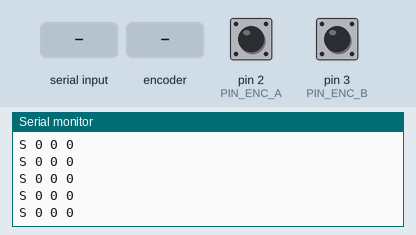
Simulated run of this sketch. Board: Arduino Uno, built with avr-gcc and run on an emulated ATmega328P. Parts: the last lines printed to the serial monitor. The inputs (shaded band) are chosen by the test bench; at power-on: pin 2 (PIN_ENC_A) HIGH, pin 3 (PIN_ENC_B) HIGH.

Above: at 1.2 s.
1.3 s: "D" received over Serial
At 1.31 s:
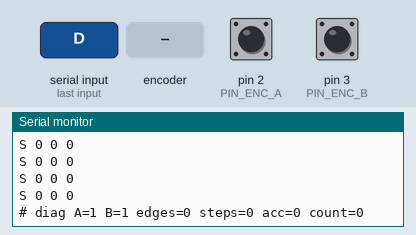
2.8 s: rotary encoder on pin 2 (PIN_ENC_A) / pin 3 (PIN_ENC_B) turned 1 step (first pin leading)
At 3.03 s:
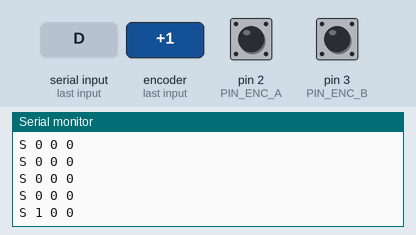
4.5 s: rotary encoder on pin 2 (PIN_ENC_A) / pin 3 (PIN_ENC_B) turned 1 step (first pin leading)
At 4.73 s:
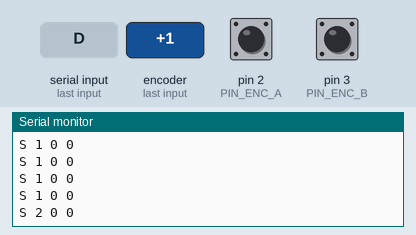
Timing chart, 0 to 7.5 s (numbered marks = the images above; inputs shaded):
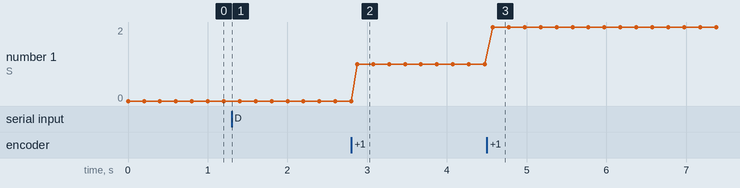

Measured:
- after the input at 1.3 s, the serial monitor: prints a new line at once (image 1)
- after the input at 2.8 s, the serial monitor: prints a new line after 0.08 s (image 2)
- after the input at 4.5 s, the serial monitor: prints a new line after 0.08 s (image 3)
- plotted number 1: 1 → 2 after the input at 4.5 s

The sketch:

pendant.ino
```cpp
/*
 * pendant.ino -- pendant CNC USB natif pour LinuxCNC (Ma_CNC)
 *
 * Cartes supportees telles quelles :
 *   - Arduino UNO R4 Minima (RA4M1)   <- recommandee
 *   - Arduino Pro Micro / Leonardo (ATmega32U4)
 * Les deux ont l'USB natif (CDC). Aucune puce FTDI/CH340, aucun OTG requis.
 *
 * ETAT : encodeur (MPG) implemente et fonctionnel.
 *        Boutons + potentiometre : trame et scrutation deja en place,
 *        desactives par ENABLE_BUTTONS / ENABLE_POT (voir README.md).
 *
 * PROTOCOLE (ASCII, une trame par ligne, 115200 bauds -- ignore en USB natif) :
 *   Arduino -> hote :
 *     "# pendant v1 ..."        banniere au demarrage / sur commande 'V'
 *     "S <count> <btn> <pot>"   etat : count = int32 signe (crans encodeur,
 *                               absolu depuis le boot), btn = masque hex des
 *                               boutons, pot = 0..1023
 *   hote -> Arduino :
 *     '?'  renvoie immediatement une trame S
 *     'Z'  remet le compteur d'encodeur a zero
 *     'V'  renvoie la banniere
 *     'D'  diagnostic de cablage : niveaux bruts A/B et compteur de fronts
 *
 * L'hote (pendant-hal.py) travaille en DELTA sur count : une remise a zero ou
 * un reboot de la carte ne provoque donc jamais de saut de jog.
 */

/* ------------------------------------------------------------------ */
/* Configuration                                                       */
/* ------------------------------------------------------------------ */

/* Encodeur : A et B doivent rester sur D2/D3, seuls pins a interruption
 * communs au Pro Micro et a l'UNO R4 Minima.
 * Les 4 fils du MPG : + = 5V, - = GND, A = D2, B = D3.
 * Si le MPG est a collecteur ouvert, INPUT_PULLUP suffit (deja fait). */
static const uint8_t PIN_ENC_A = 2;
static const uint8_t PIN_ENC_B = 3;

/* Decodage x4 en interne, divise par ENC_DIV pour sortir 1 count par cran.
 * MPG mecanique classique (100 impulsions/tour, 100 crans/tour) -> 4.
 * Si la roue "compte double" ou "compte moitie", ajuster ici (1, 2 ou 4). */
static const int8_t ENC_DIV = 4;

/* Inverser le sens de rotation sans recabler */
static const bool ENC_INVERT = false;

#define ENABLE_BUTTONS 0   /* voir README.md, section "Suite" */
#define ENABLE_POT     0

static const uint16_t FRAME_MIN_INTERVAL_MS = 5;    /* anti-flood */
static const uint16_t HEARTBEAT_MS          = 200;  /* alimente le watchdog HAL */
static const uint16_t DEBOUNCE_MS           = 20;
static const uint16_t POT_DEADBAND          = 6;    /* en LSB, anti-tremblement */

/* ------------------------------------------------------------------ */
/* Encodeur : machine d'etat quadrature x4, pilotee par interruption   */
/* ------------------------------------------------------------------ */

/* Table indexee par (etat_precedent << 2) | etat_courant.
 * 0 = pas de mouvement ou transition invalide (rebond / pas perdu). */
static const int8_t QUAD_TABLE[16] = {
   0, -1, +1,  0,
  +1,  0,  0, -1,
  -1,  0,  0, +1,
   0, +1, -1,  0
};

static volatile int32_t  encCount = 0;  /* en crans, apres division */
static volatile int8_t   encAcc   = 0;  /* reste de la division x4 */
static volatile uint8_t  encPrev  = 0;
static volatile uint32_t encEdges = 0;  /* fronts vus par l'ISR (diagnostic) */
static volatile uint32_t encSteps = 0;  /* transitions valides (diagnostic) */

static inline uint8_t encReadState()
{
  return (uint8_t)((digitalRead(PIN_ENC_A) << 1) | digitalRead(PIN_ENC_B));
}

static void encISR()
{
  uint8_t cur  = encReadState();
  int8_t  step = QUAD_TABLE[(encPrev << 2) | cur];
  encPrev = cur;
  encEdges++;

  if (step == 0) return;
  encSteps++;
  if (ENC_INVERT) step = -step;

  /* Accumulation avec report : symetrique dans les deux sens, pas de
   * jitter autour de zero contrairement a une division entiere. */
  encAcc += step;
  if (encAcc >= ENC_DIV) {
    encAcc -= ENC_DIV;
    encCount++;
  } else if (encAcc <= -ENC_DIV) {
    encAcc += ENC_DIV;
    encCount--;
  }
}

static int32_t encGet()
{
  noInterrupts();
  int32_t v = encCount;
  interrupts();
  return v;
}

static void encZero()
{
  noInterrupts();
  encCount = 0;
  encAcc   = 0;
  interrupts();
}

/* ------------------------------------------------------------------ */
/* Boutons et potentiometre (scaffolding -- voir README.md)            */
/* ------------------------------------------------------------------ */

#if ENABLE_BUTTONS
/* Chaque entree est active a l'etat bas : contact entre la broche et GND,
 * pull-up INTERNE (INPUT_PULLUP), aucune resistance externe.
 *
 * ATTENTION RA4M1 (UNO R4) : il n'existe AUCUN pull-down interne, et
 * INPUT_PULLDOWN est accepte silencieusement en laissant l'entree flottante
 * (cf. core digital.cpp). Ne jamais cabler un bouton vers +5V ici.
 *
 * D4..D12 sont libres sur la R4 WiFi. Eviter D13 (LED_BUILTIN) et A4/A5
 * (SDA/SCL, pull-ups externes sur la carte).
 *
 * L'ordre des bits est le contrat avec pendant-hal.py : ne pas le changer
 * d'un seul cote. */
struct ButtonDef { uint8_t pin; uint8_t bit; };

static const ButtonDef BUTTONS[] = {
  /* selecteur d'axe : X et Z ont chacun une sortie, Y = aucune des deux */
  {  4, 0 },   /* sel-x     */
  {  5, 1 },   /* sel-z     */
  /* inverseurs 2 sorties : chaque position ferme un contact distinct */
  {  6, 2 },   /* sw1-on    */
  {  7, 3 },   /* sw1-off   */
  {  8, 4 },   /* sw2-on    */
  {  9, 5 },   /* sw2-off   */
  /* poussoirs simples */
  { 10, 6 },   /* btn-0     */
  { 11, 7 },   /* btn-1     */
  { 12, 8 },   /* btn-2     */
};
static const uint8_t NUM_BUTTONS = sizeof(BUTTONS) / sizeof(BUTTONS[0]);

static uint16_t btnMask = 0;
static uint8_t  btnRaw[NUM_BUTTONS];
static uint32_t btnLastChange[NUM_BUTTONS];

static void buttonsScan(uint32_t now)
{
  for (uint8_t i = 0; i < NUM_BUTTONS; i++) {
    uint8_t level = !digitalRead(BUTTONS[i].pin);   /* actif bas -> 1 = appuye */
    if (level != btnRaw[i]) {
      btnRaw[i] = level;
      btnLastChange[i] = now;
    } else if ((now - btnLastChange[i]) >= DEBOUNCE_MS) {
      if (level) btnMask |=  ((uint16_t)1 << BUTTONS[i].bit);
      else       btnMask &= ~((uint16_t)1 << BUTTONS[i].bit);
    }
  }
}
#else
static uint16_t btnMask = 0;
static void buttonsScan(uint32_t) {}
#endif

#if ENABLE_POT
static const uint8_t PIN_POT = A0;
static uint16_t potValue = 0;

static void potScan()
{
  uint16_t raw = analogRead(PIN_POT);          /* 0..1023 sur les deux cartes */
  int16_t  d   = (int16_t)raw - (int16_t)potValue;
  if (d < 0) d = -d;
  if (d >= POT_DEADBAND) potValue = raw;
}
#else
static uint16_t potValue = 0;
static void potScan() {}
#endif

/* ------------------------------------------------------------------ */
/* Trame                                                               */
/* ------------------------------------------------------------------ */

static int32_t  lastSentCount = 0;
static uint16_t lastSentBtn   = 0;
static uint16_t lastSentPot   = 0;
static uint32_t lastSentMs    = 0;

static void sendState(int32_t count)
{
  Serial.print('S');
  Serial.print(' '); Serial.print(count);
  Serial.print(' '); Serial.print(btnMask, HEX);
  Serial.print(' '); Serial.println(potValue);

  lastSentCount = count;
  lastSentBtn   = btnMask;
  lastSentPot   = potValue;
  lastSentMs    = millis();
}

/* Diagnostic de cablage. Lecture :
 *   A/B figes et edges=0 en tournant  -> fil coupe, mauvaise broche, ou pas
 *                                        de masse commune entre MPG et carte
 *   edges monte mais steps reste bas  -> une seule voie arrive (A ou B morte)
 *   steps monte mais count ne bouge   -> ENC_DIV trop grand
 *   A=1 B=1 en permanence             -> entrees flottantes (MPG non alimente) */
static void sendDiag()
{
  noInterrupts();
  uint32_t e = encEdges, s = encSteps;
  int32_t  c = encCount;
  int8_t   a = encAcc;
  interrupts();

  Serial.print(F("# diag A="));  Serial.print(digitalRead(PIN_ENC_A));
  Serial.print(F(" B="));        Serial.print(digitalRead(PIN_ENC_B));
  Serial.print(F(" edges="));    Serial.print(e);
  Serial.print(F(" steps="));    Serial.print(s);
  Serial.print(F(" acc="));      Serial.print(a);
  Serial.print(F(" count="));    Serial.println(c);
}

static void sendBanner()
{
  Serial.print(F("# pendant v1 div="));
  Serial.print(ENC_DIV);
  Serial.print(F(" buttons="));
  Serial.print(ENABLE_BUTTONS);
  Serial.print(F(" pot="));
  Serial.println(ENABLE_POT);
}

/* ------------------------------------------------------------------ */

void setup()
{
  Serial.begin(115200);

  pinMode(PIN_ENC_A, INPUT_PULLUP);
  pinMode(PIN_ENC_B, INPUT_PULLUP);

#if ENABLE_BUTTONS
  for (uint8_t i = 0; i < NUM_BUTTONS; i++) {
    pinMode(BUTTONS[i].pin, INPUT_PULLUP);
    btnRaw[i] = 0;
    btnLastChange[i] = 0;
  }
#endif

  encPrev = encReadState();
  attachInterrupt(digitalPinToInterrupt(PIN_ENC_A), encISR, CHANGE);
  attachInterrupt(digitalPinToInterrupt(PIN_ENC_B), encISR, CHANGE);

  sendBanner();
  sendState(0);
}

void loop()
{
  uint32_t now = millis();

  buttonsScan(now);
  potScan();

  /* Commandes de l'hote */
  while (Serial.available() > 0) {
    int c = Serial.read();
    switch (c) {
      case 'Z': encZero();    sendState(0);        break;
      case '?': sendState(encGet());               break;
      case 'V': sendBanner();                      break;
      case 'D': sendDiag();                        break;
      default:  /* \r, \n, bruit : ignore */       break;
    }
  }

  int32_t count = encGet();
  bool changed  = (count != lastSentCount) ||
                  (btnMask != lastSentBtn) ||
                  (potValue != lastSentPot);

  if (changed) {
    if ((now - lastSentMs) >= FRAME_MIN_INTERVAL_MS) sendState(count);
  } else if ((now - lastSentMs) >= HEARTBEAT_MS) {
    sendState(count);
  }
}
```
